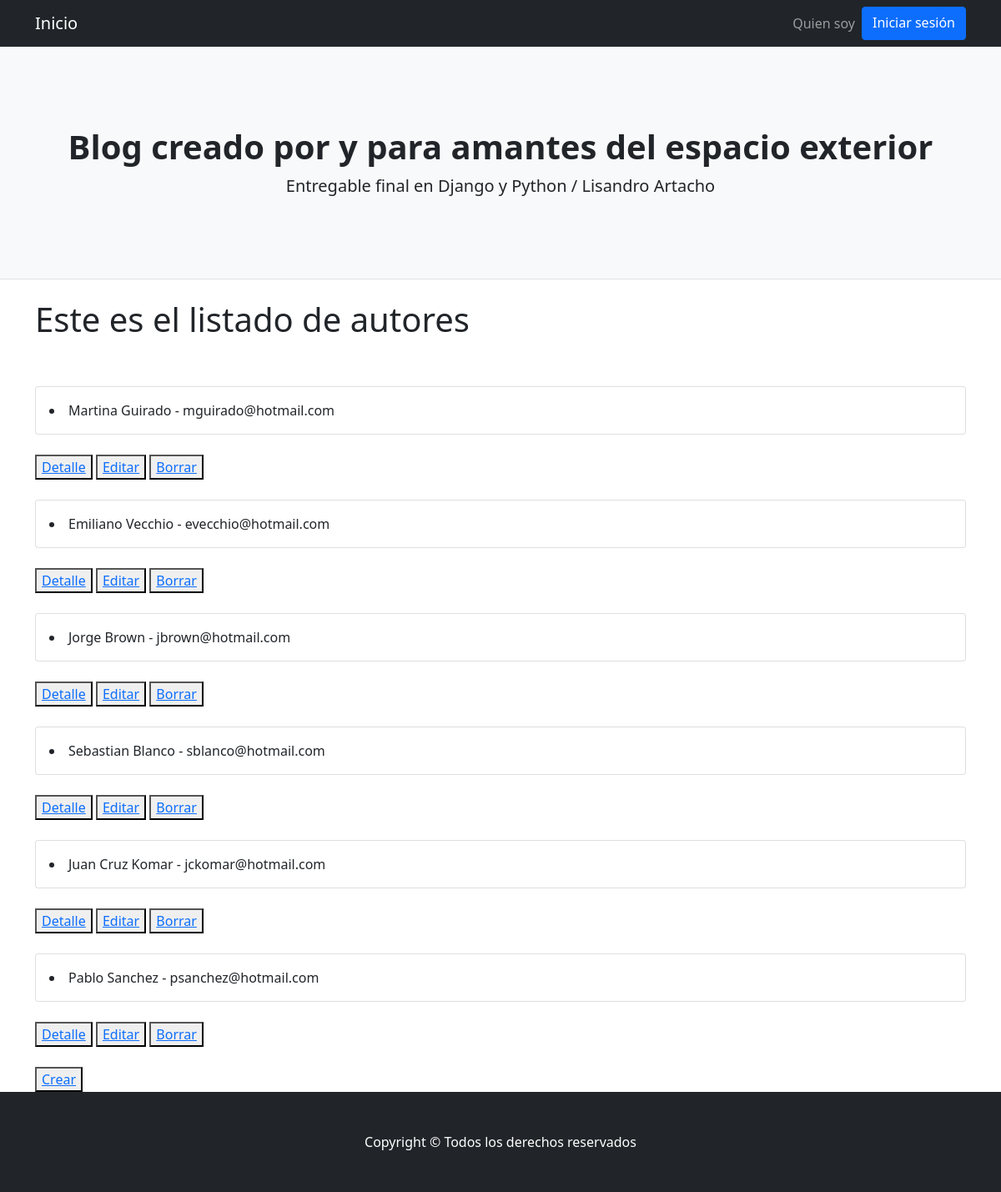
The page /autores/ on the database its author committed.
### AppBlog/models.py (models this page shows)
class Autores(models.Model):
    nombre = models.CharField(max_length=40)
    apellido = models.CharField(max_length=40)
    email = models.EmailField()
    imagen = models.URLField(max_length = 255, blank = False, null= False)
    class Meta:
        verbose_name_plural = "Autores"
        verbose_name = "Autor"
    def __str__(self):
        return f"{self.nombre}  {self.apellido} - {self.email}"

### AppBlog/views.py (the view)
# urls.py: path('autores/', AutoresList.as_view(), name = 'autores_lista'),
class AutoresList(ListView):
    model = Autores
    template_name = "AppBlog/autores_list.html"

### AppBlog/Templates/AppBlog/autores_list.html
{% extends "AppBlog/padre.html" %}
{% load static %}
{% block contenidoQueCambia %}
<h1>Este es el listado de autores</h1>
{% for autor in object_list %}
<br>
<br>
<div class="card mb-4">
  <div class="card-body">
    <li>{{autor}}</li>
  </div>
</div>
<button>
  <a href="{% url 'autores_detalle' autor.id %}">Detalle</a>
</button>
<button>
  <a href="{% url 'autores_editar' autor.id%}">Editar</a>
</button>
<button>
  <a href="{% url 'autores_borrar' autor.id %}">Borrar</a>
</button>
{% endfor %}
<br>
<br>
<button>
  <a href="{% url 'autores_crear' %}">Crear</a>
</button>
{% endblock %}

### rows shown on the page
Autores: nombre+apellido+email "Martina Guirado - mguirado@hotmail.com"
Autores: nombre+apellido+email "Emiliano Vecchio - evecchio@hotmail.com"
Autores: nombre+apellido+email "Jorge Brown - jbrown@hotmail.com"
Autores: nombre+apellido+email "Sebastian Blanco - sblanco@hotmail.com"
Autores: nombre+apellido+email "Juan Cruz Komar - jckomar@hotmail.com"
Autores: nombre+apellido+email "Pablo Sanchez - psanchez@hotmail.com"
